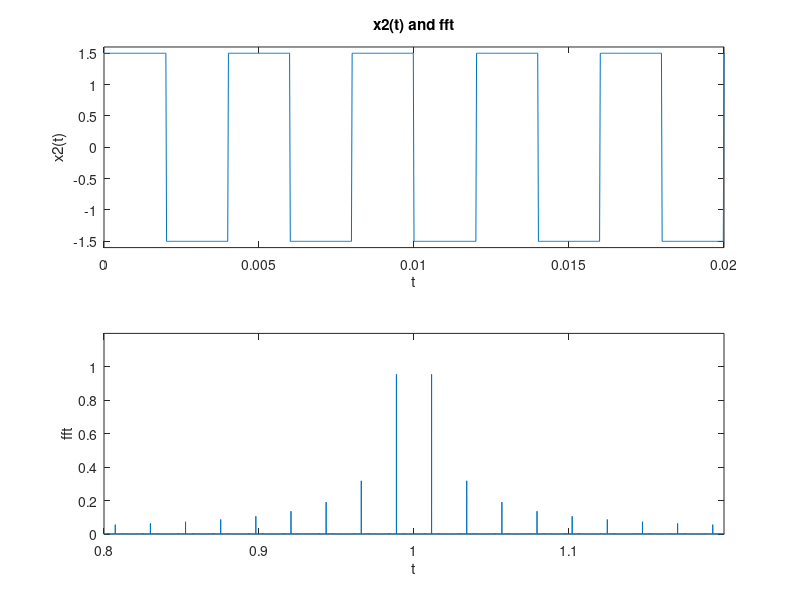

Reproduce this figure in MATLAB.
fs = 44100; % Sampling rate (44100 is CD quality)
Ts = 1/fs; % Step-size (resolution) of simulation 
t = 0:Ts:2-Ts; % 2 second time array
N = length(t); %length of time array
F = fs/N; %Frequency step-size
%f = (-fs/2):F:(fs/2)-F; %Your new frequency array!!!!!

x2 = 1.5*square(500*pi*t, 50);
subplot(2,1,1),plot(t,x2);
axis([0 0.02 -1.6 1.6]);
title('x2(t) and fft')
xlabel('t');
ylabel('x2(t)');

x2=fftshift(fft(x2))/N;
f=(-fs/2):F:(fs/2)-F;
subplot(2,1,2),plot(t,abs(x2));
axis([0.8 1.2 0 1.2]);
xlabel('t');
ylabel('fft');